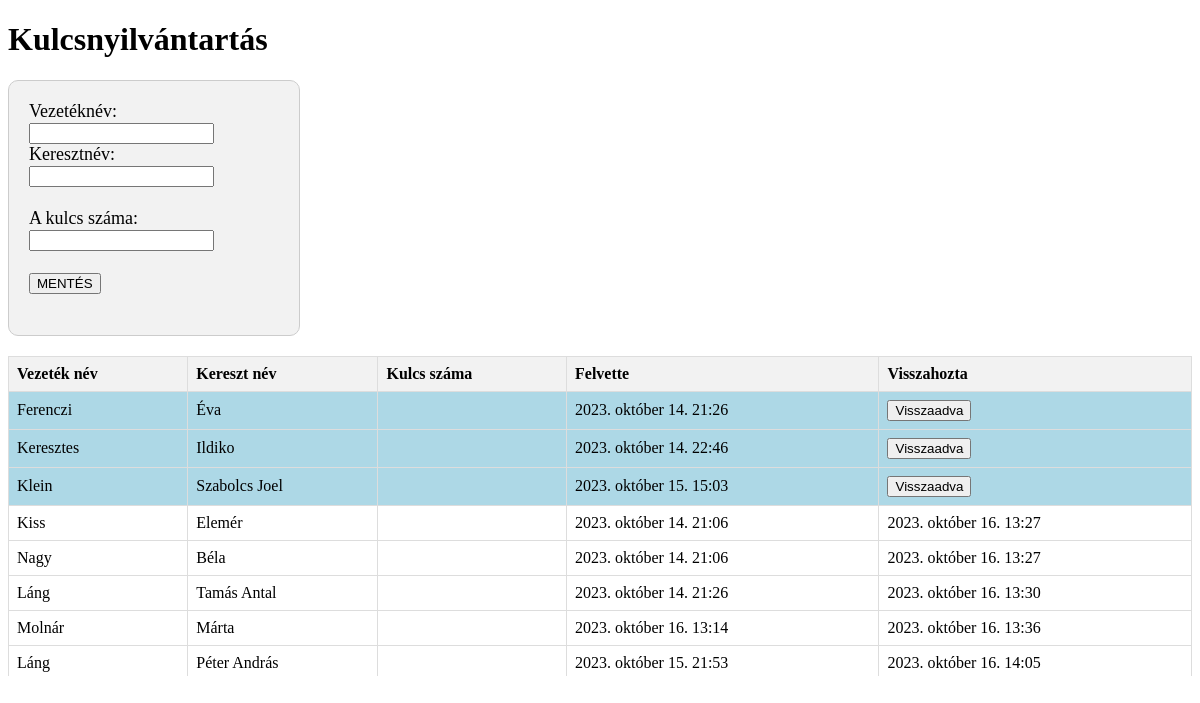
The app's page /, older data.
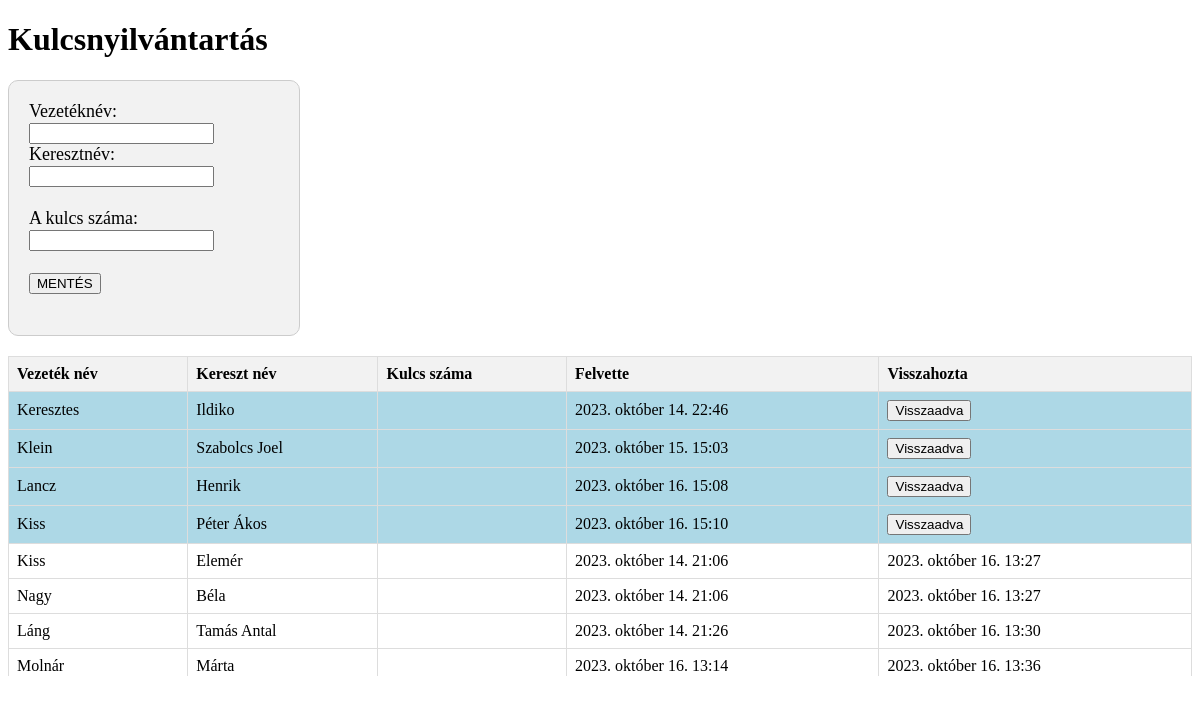
The same page, newer data.
### Kezdolap/models.py (models this page shows, shortened)
class Nyilvantartas(models.Model):
    vezetek_nev = models.CharField(max_length=30)
    kereszt_nev = models.CharField(max_length=30)
    kulcs_szam = models.CharField(max_length=10)
    datum = models.DateTimeField(auto_now_add=True)
    visszaadva = models.DateTimeField(null=True, blank=True)  # Új mező a visszaadás időpontjának

### _core/views.py (the view)
# urls.py: path('', views.kezdolap, name='kezdolap'),
def kezdolap(request):
    nyilvantartas = Nyilvantartas.objects.all().order_by('visszaadva', 'datum')  # rendezés a vissza nem adaottak alapján
    return render(request, 'index.html', {"nyilvantartas": nyilvantartas})

### templates/index.html (shortened to what this page needs)
<!DOCTYPE html>
<html lang="en">
<head>
</head>
<body>
    <h1>Kulcsnyilvántartás</h1>
    <div class="ujadat-div">
        <form method="post" action="{% url 'mentes' %}">
            <label for="vezetek_nev"> Vezetéknév: </label>
            <br>
            <input type="text" id="vezetek_nev" name="vezetek_nev" required>
            <br>
            <label for="kereszt_nev"> Keresztnév: </label>
            <br>
            <input type="text" id="kereszt_nev" name="kereszt_nev" required>
            <br> <br>
            <label for="kulcs_szama"> A kulcs száma: </label>
            <br>
            <input type="text" id="kulcs_szama" name="kulcs_szama" required>
            <br> <br>
            <input type="submit" id="mentes" value="MENTÉS">
            <br> <br>
        </form>
    </div>
    <BR>
    <div class="table-container">
        <table>
            <thead>
                <tr>
                    <th>Vezeték név</th>
                    <th>Kereszt név</th>
                    <th>Kulcs száma</th>
                    <th>Felvette</th>
                    <th>Visszahozta</th>
                </tr>
            </thead>
            <tbody>
                {% for item in nyilvantartas %}
                <tr {% if item.visszaadva %} style="background-color: white;" {% else %} style="background-color: lightblue;" {% endif %}>
                    <td>{{ item.vezetek_nev }}</td>
                    <td>{{ item.kereszt_nev }}</td>
                    <td>{{ item.kulcs_szama }}</td>
                    <td>{{ item.datum }}</td>
                    <td>
                        {% if item.visszaadva %}
                            {{ item.visszaadva }}
                        {% else %}
                            <a href="{% url 'visszaadva' item.pk %}"><input type="button" value="Visszaadva"></a>
                        {% endif %}
                    </td>
                </tr>
                {% endfor %}
            </tbody>
        </table>
    </div>
</body>
</html>

### templates/index.html (style rules this page uses)
.table-container { width: 100%; overflow: auto; max-height: 340px; }
table { border-collapse: collapse; width: 100%; margin-top: 20px; }
th, td { border: 1px solid #ddd; padding: 8px; text-align: left; }
th { background-color: #f2f2f2; position: sticky; top: 0; z-index: 1; }
.ujadat-div { background-color: #f2f2f2; border: 1px solid #ccc; border-radius: 10px; padding: 20px; width: 250px; font-size: 18px; text-align:left; float: left; }

Row changes from the older to the newer data that the page shows:
no longer on this page (row edited): Nyilvantartas: vezetek_nev "Ferenczi", kereszt_nev "Éva", datum "2023. október 14. 21:26"
no longer on this page (row unchanged): Nyilvantartas: vezetek_nev "Láng", kereszt_nev "Péter András", datum "2023. október 15. 21:53", visszaadva "2023. október 16. 14:05"
added Nyilvantartas: vezetek_nev "Lancz", kereszt_nev "Henrik", datum "2023. október 16. 15:08"
added Nyilvantartas: vezetek_nev "Kiss", kereszt_nev "Péter Ákos", datum "2023. október 16. 15:10"
